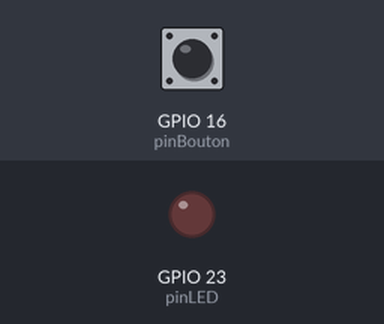
Recording of a program running on a simulated ESP32. On the bench: output pins drawn as LEDs (lit = HIGH). Dashed ring = blinking. Inputs (shaded band) come from the test bench; at power-on: GPIO 16 (pinBouton) HIGH. What the program prints to the serial monitor is not drawn.

Above: at 2.8 s.
2.9 s: GPIO 16 (pinBouton) pulled LOW for 3.2 s
At 3.8 s:
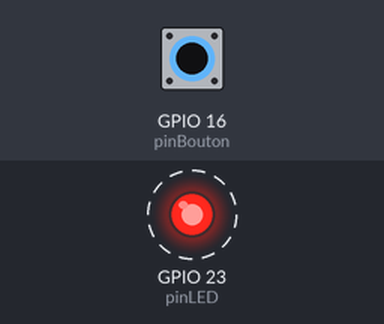
Timing chart, 0 to 7.5 s (numbered marks = the images above; inputs shaded):
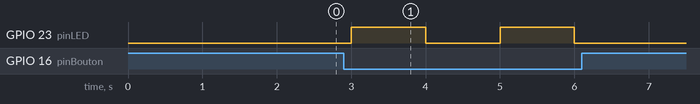

Measured:
- after the input at 2.9 s, GPIO 23 (pinLED): alternates HIGH for 1.0 s and LOW for 1.0 s, 4 changes in all, then stays LOW, starting after 0.10 s

The program:

main.cpp
```cpp
#include <Arduino.h>

const int pinLED = 23;     // Broche connectée à la LED
const int pinBouton = 16;  // Broche connectée au bouton-poussoir

void setup() {
  // 1. Configurer la broche de la LED en sortie
  pinMode(pinLED, OUTPUT);

  // 2. Configurer la broche du bouton avec la résistance de rappel interne
  pinMode(pinBouton, INPUT_PULLUP);

  // 3. Initialiser la communication série à 115200 bauds
  Serial.begin(115200);

  // 4. Afficher le message de bienvenue dans le moniteur série
  Serial.println("Hello, ESP32!");
}

void loop() {
  // Lire l'état du bouton-poussoir
  int etatBouton = digitalRead(pinBouton);

  // Si le bouton est appuyé (valeur lue LOW)
  if (etatBouton == LOW) {
    digitalWrite(pinLED, HIGH); // Allumer la LED
    delay(1000);                // Attendre une seconde (1000 ms)
  }

  // Dans tous les cas, éteindre la LED et attendre une seconde
  digitalWrite(pinLED, LOW);
  delay(1000);
}
```
